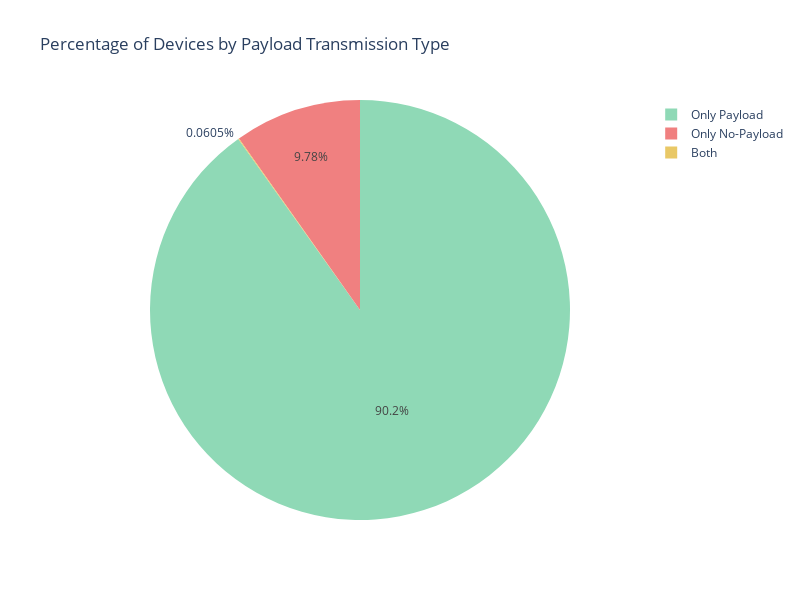

Here is the notebook cell this chart was saved with:
### Code cell
# Prepare data
labels = ['Only Payload', 'Only No-Payload', 'Both']
counts = [len(only_with_payload), len(only_without_payload), len(devices_with_both_set)]
device_type_df = pd.DataFrame({'DeviceType': labels, 'Count': counts})

color_map = {
    'Only Payload': '#8fd9b6',
    'Only No-Payload': '#f08080',
    'Both': "#e9c866"
}
palette = [color_map[label] for label in device_type_df['DeviceType']]

# Plotting pie chart
fig = px.pie(
    device_type_df,
    values='Count',
    names='DeviceType',
    title='Percentage of Devices by Payload Transmission Type',
    color_discrete_sequence=palette
)

fig.update_layout(width=800, height=600)
fig.show()

### Figure 1 — Plotly figure (JSON) as saved in the notebook; plotly's stock layout.template omitted (floating-point values rounded to 4 significant figures)
{"data": [{"domain": {"x": [0, 1], "y": [0, 1]}, "hovertemplate": "DeviceType=%{label}<br>Count=%{value}<extra></extra>", "labels": ["Only Payload", "Only No-Payload", "Both"], "legendgroup": "", "name": "", "showlegend": true, "type": "pie", "values": [150550, 16333, 101]}], "layout": {"height": 600, "legend": {"tracegroupgap": 0}, "piecolorway": ["#8fd9b6", "#f08080", "#e9c866"], "title": {"text": "Percentage of Devices by Payload Transmission Type"}, "width": 800}}
